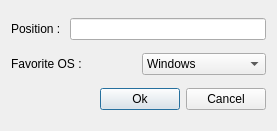
<?xml version="1.0" encoding="UTF-8"?>
<ui version="4.0">
 <class>InfoDialog</class>
 <widget class="QDialog" name="InfoDialog">
  <property name="geometry">
   <rect>
    <x>0</x>
    <y>0</y>
    <width>277</width>
    <height>131</height>
   </rect>
  </property>
  <property name="windowTitle">
   <string>Dialog</string>
  </property>
  <layout class="QVBoxLayout" name="verticalLayout">
   <item>
    <layout class="QHBoxLayout" name="horizontalLayout">
     <item>
      <widget class="QLabel" name="label">
       <property name="text">
        <string>Position : </string>
       </property>
      </widget>
     </item>
     <item>
      <widget class="QLineEdit" name="position_line_edit"/>
     </item>
    </layout>
   </item>
   <item>
    <layout class="QHBoxLayout" name="horizontalLayout_2">
     <item>
      <widget class="QLabel" name="label_2">
       <property name="text">
        <string>Favorite OS : </string>
       </property>
      </widget>
     </item>
     <item>
      <widget class="QComboBox" name="favorite_os_combo_box">
       <item>
        <property name="text">
         <string>Windows</string>
        </property>
       </item>
       <item>
        <property name="text">
         <string>Linux</string>
        </property>
       </item>
       <item>
        <property name="text">
         <string>Mac</string>
        </property>
       </item>
      </widget>
     </item>
    </layout>
   </item>
   <item>
    <layout class="QHBoxLayout" name="horizontalLayout_3">
     <item>
      <spacer name="horizontalSpacer">
       <property name="orientation">
        <enum>Qt::Orientation::Horizontal</enum>
       </property>
       <property name="sizeHint" stdset="0">
        <size>
         <width>40</width>
         <height>20</height>
        </size>
       </property>
      </spacer>
     </item>
     <item>
      <widget class="QPushButton" name="ok_button">
       <property name="text">
        <string>Ok</string>
       </property>
      </widget>
     </item>
     <item>
      <widget class="QPushButton" name="cancel_button">
       <property name="text">
        <string>Cancel</string>
       </property>
      </widget>
     </item>
    </layout>
   </item>
  </layout>
 </widget>
 <resources/>
 <connections/>
</ui>
